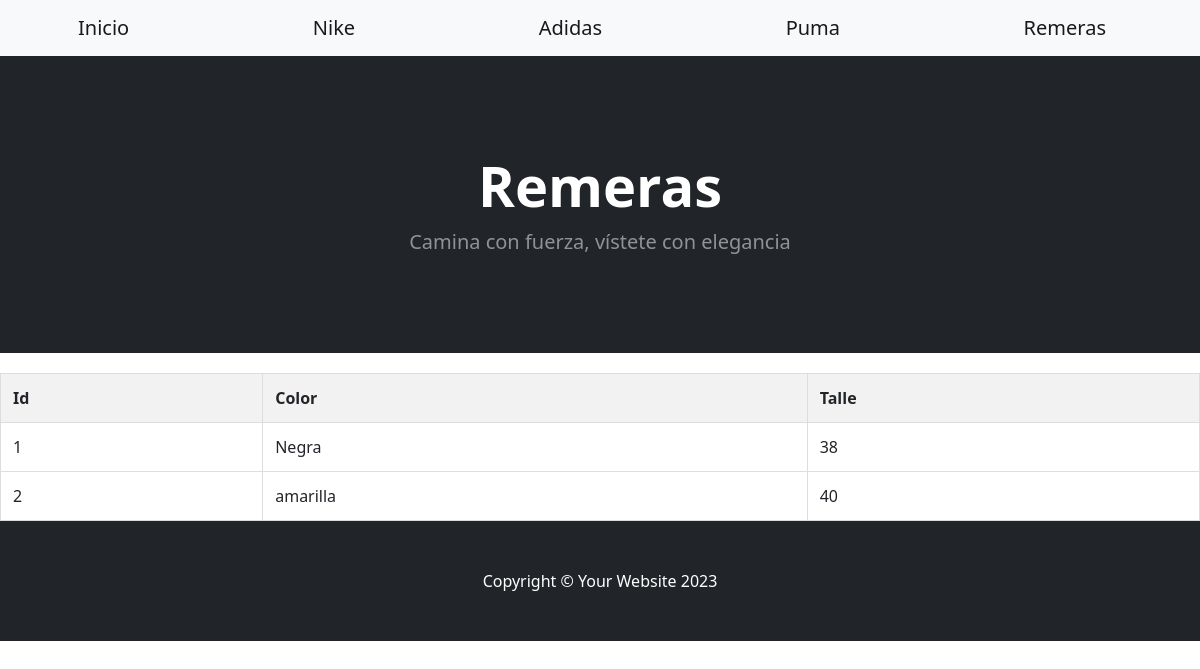
The app's page /Remeras/ with its own data.
### PisandoFuerte/models.py (models this page shows, shortened)
class Remeras(models.Model):
    color=models.CharField(max_length=50)
    talle=models.CharField(max_length=50)
    class Meta:
        ordering = ["color"]

### PisandoFuerte/views.py (the view)
# urls.py: path('Remeras/',remeras, name='Remeras'),
def remeras(request):
    contexto= {'remeras':Remeras.objects.all()}
    return render(request, "PisandoFuerte/Remeras.html",contexto)

### PisandoFuerte/templates/PisandoFuerte/Remeras.html (shortened to what this page needs)
{% extends "PisandoFuerte/index.html"%}
{% block titulo %}
<h1 class="display-4 fw-bolder">Remeras</h1>
{% endblock titulo %}
{% block contenido %}
<head>
</head>
<body>
<table>
    <thead>
        <tr>
            <th>Id</th>
            <th>Color</th>
            <th>Talle</th>
        </tr>
    </thead>
    <tbody>
        {% for r in remeras %}
            <tr>
                <td>{{r.id}}</td>
                <td>{{r.color}}</td>
                <td>{{r.talle}}</td>
            </tr>
        {% endfor %}
    </tbody>
</table>
{% endblock contenido %}

### PisandoFuerte/templates/PisandoFuerte/Remeras.html (style rules this page uses)
table { width: 100%; border-collapse: collapse; margin-top: 20px; }
th, td { border: 1px solid #dddddd; text-align: left; padding: 12px; }
th { background-color: #f2f2f2; }

### records on screen
Remeras: id "1", color "Negra", talle "38"
Remeras: id "2", color "amarilla", talle "40"
